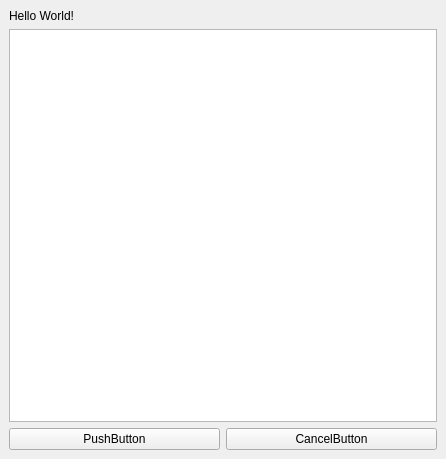
<?xml version="1.0" encoding="UTF-8"?>
<ui version="4.0">
 <class>MainWindow</class>
 <widget class="QMainWindow" name="MainWindow">
  <property name="geometry">
   <rect>
    <x>0</x>
    <y>0</y>
    <width>446</width>
    <height>459</height>
   </rect>
  </property>
  <property name="windowTitle">
   <string>Главное окно</string>
  </property>
  <widget class="QWidget" name="centralwidget">
   <layout class="QVBoxLayout" name="verticalLayout">
    <item>
     <widget class="QLabel" name="label">
      <property name="cursor">
       <cursorShape>IBeamCursor</cursorShape>
      </property>
      <property name="text">
       <string>Hello World!</string>
      </property>
     </widget>
    </item>
    <item>
     <widget class="QListView" name="listView"/>
    </item>
    <item>
     <layout class="QHBoxLayout" name="horizontalLayout">
      <item>
       <widget class="QPushButton" name="pushButton_2">
        <property name="text">
         <string>PushButton</string>
        </property>
       </widget>
      </item>
      <item>
       <widget class="QPushButton" name="pushButton">
        <property name="text">
         <string>CancelButton</string>
        </property>
       </widget>
      </item>
     </layout>
    </item>
   </layout>
  </widget>
 </widget>
 <resources/>
 <connections/>
</ui>
